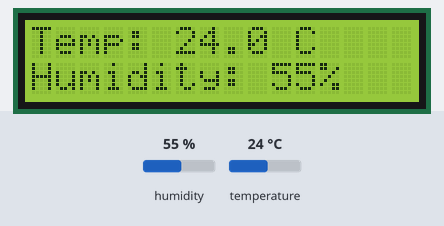
Simulated run of this program. Board: Arduino Uno, built with avr-gcc and run on an emulated ATmega328P. On the bench: 16×2 character LCD. Inputs (shaded band) come from the test bench; at power-on: humidity 55 %, temperature 24 °C. What the program prints to the serial monitor is not drawn.

Above: at 3.2 s.
3.3 s: humidity set to 22 %
At 4.5 s:
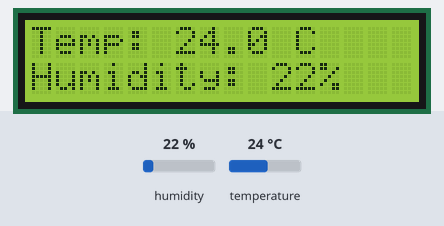
6.0 s: temperature set to 12 °C
At 6.8 s:
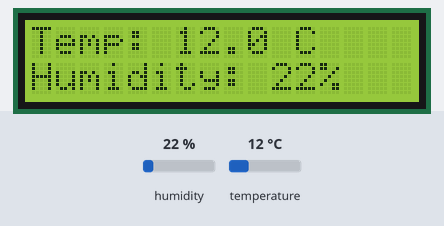
8.7 s: humidity set to 40 %
At 11.3 s:
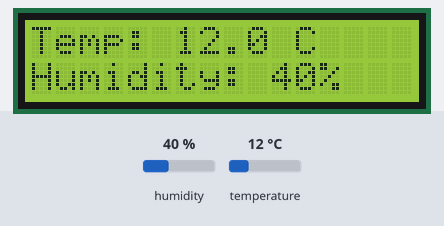
11.8 s: temperature set to 19 °C
At 13.6 s:
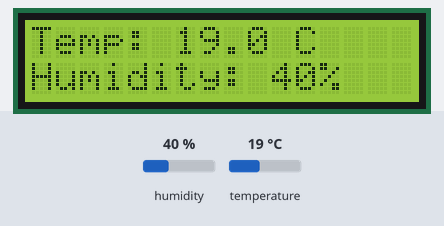
Timing chart, 0 to 15.1 s (numbered marks = the images above; inputs shaded):
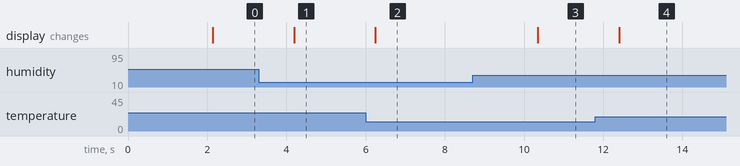

Measured:
- after the input at 3.3 s, the display: changes after 0.89 s (image 1)
- after the input at 6.0 s, the display: changes after 0.25 s (image 2)
- after the input at 8.7 s, the display: changes after 1.7 s (image 3)
- after the input at 11.8 s, the display: changes after 0.60 s (image 4)

The program:

main.cpp
```cpp
#include <Arduino.h>
#include <Wire.h>
#include <DHT.h>
#include <LiquidCrystal_I2C.h>

#define DHTPIN 2
#define DHTTYPE DHT11

DHT dht(DHTPIN, DHTTYPE);
LiquidCrystal_I2C lcd(0x27, 16, 2);

void setup() {
    Serial.begin(9600);

    dht.begin();

    lcd.init();
    lcd.backlight();

    lcd.setCursor(0, 0);
    lcd.print("Temp Monitor");
    lcd.setCursor(0, 1);
    lcd.print("Starting...");

    delay(2000);
    lcd.clear();
}

void loop() {
    float temperature = dht.readTemperature();
    float humidity = dht.readHumidity();

    if (isnan(temperature) || isnan(humidity)) {
        Serial.println("Sensor Error!");

        lcd.clear();
        lcd.setCursor(0, 0);
        lcd.print("Sensor Error!");
    } else {
        Serial.print("Temperature: ");
        Serial.print(temperature);
        Serial.println(" C");

        Serial.print("Humidity: ");
        Serial.print(humidity);
        Serial.println(" %");

        lcd.clear();

        lcd.setCursor(0, 0);
        lcd.print("Temp: ");
        lcd.print(temperature, 1);
        lcd.print(" C");

        lcd.setCursor(0, 1);
        lcd.print("Humidity: ");
        lcd.print(humidity, 0);
        lcd.print("%");
    }

    delay(2000);
}
```
